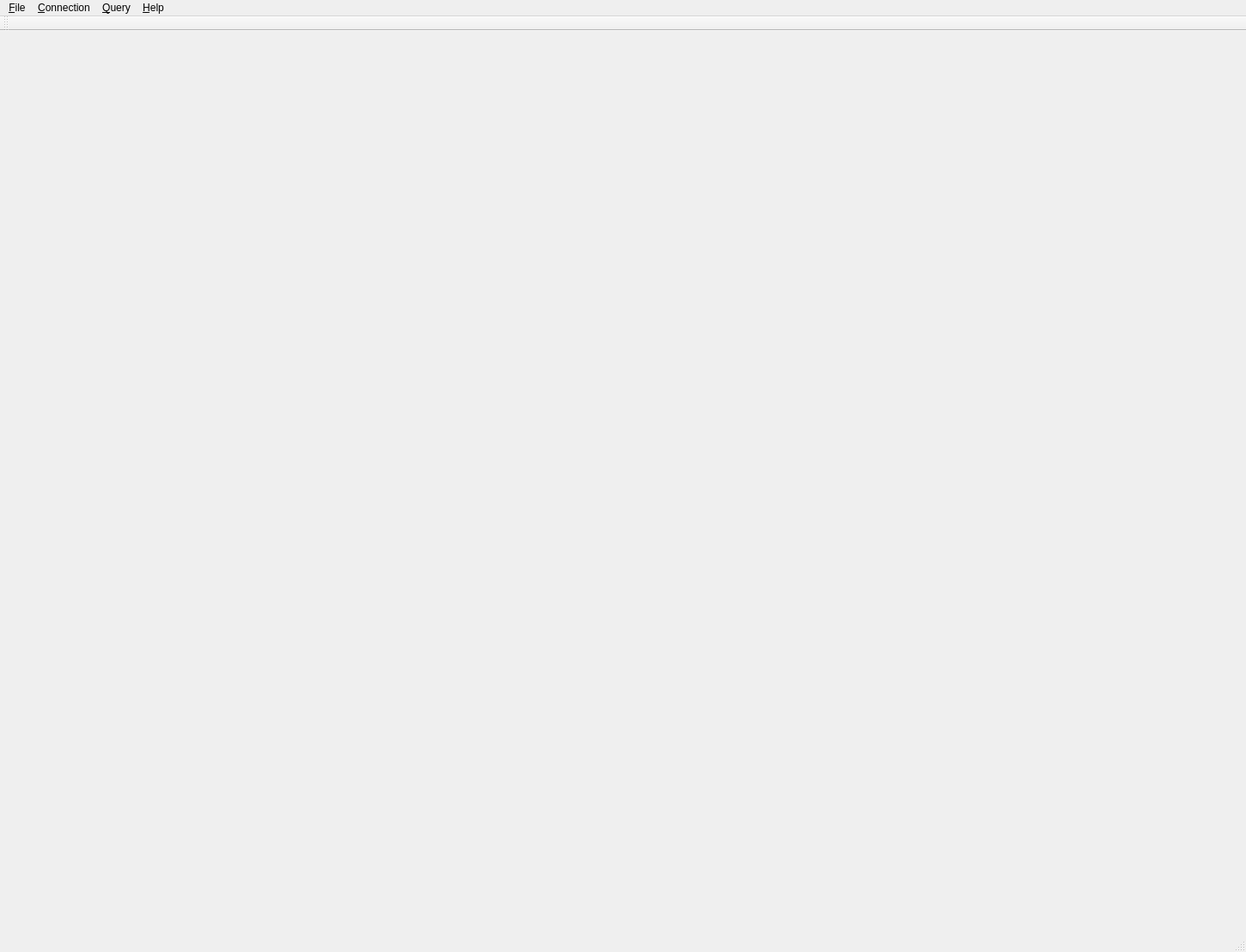
<?xml version="1.0" encoding="UTF-8"?>
<ui version="4.0">
 <class>MainWindow</class>
 <widget class="QMainWindow" name="MainWindow">
  <property name="geometry">
   <rect>
    <x>0</x>
    <y>0</y>
    <width>1450</width>
    <height>1108</height>
   </rect>
  </property>
  <property name="sizePolicy">
   <sizepolicy hsizetype="Preferred" vsizetype="Expanding">
    <horstretch>0</horstretch>
    <verstretch>0</verstretch>
   </sizepolicy>
  </property>
  <property name="windowTitle">
   <string>Goat</string>
  </property>
  <property name="windowIcon">
   <iconset resource="../resources/icons.qrc">
    <normaloff>:/icons/silk/icons/silk/database.png</normaloff>:/icons/silk/icons/silk/database.png</iconset>
  </property>
  <widget class="QWidget" name="centralWidget">
   <layout class="QVBoxLayout" name="verticalLayout_2">
    <item>
     <layout class="QVBoxLayout" name="verticalLayout">
      <item>
       <widget class="QTabWidget" name="tabBarConnections">
        <property name="focusPolicy">
         <enum>Qt::NoFocus</enum>
        </property>
        <property name="tabShape">
         <enum>QTabWidget::Rounded</enum>
        </property>
        <property name="currentIndex">
         <number>-1</number>
        </property>
        <property name="elideMode">
         <enum>Qt::ElideNone</enum>
        </property>
        <property name="documentMode">
         <bool>true</bool>
        </property>
        <property name="tabsClosable">
         <bool>true</bool>
        </property>
        <property name="tabBarAutoHide">
         <bool>false</bool>
        </property>
       </widget>
      </item>
     </layout>
    </item>
   </layout>
  </widget>
  <widget class="QMenuBar" name="menuBar">
   <property name="geometry">
    <rect>
     <x>0</x>
     <y>0</y>
     <width>1450</width>
     <height>28</height>
    </rect>
   </property>
   <widget class="QMenu" name="menuFile">
    <property name="title">
     <string>&amp;File</string>
    </property>
    <addaction name="actionNewFile"/>
    <addaction name="actionOpenFile"/>
    <addaction name="actionSaveFile"/>
    <addaction name="actionSaveFileAs"/>
    <addaction name="actionCloseFile"/>
    <addaction name="actionExit"/>
   </widget>
   <widget class="QMenu" name="menuHelp">
    <property name="title">
     <string>&amp;Help</string>
    </property>
    <addaction name="actionAbout"/>
   </widget>
   <widget class="QMenu" name="menuConnection">
    <property name="title">
     <string>&amp;Connection</string>
    </property>
    <addaction name="actionConnection_Manager"/>
   </widget>
   <widget class="QMenu" name="menuQuery">
    <property name="title">
     <string>&amp;Query</string>
    </property>
    <addaction name="actionQueryBlockAtCursor"/>
    <addaction name="actionQueryFile"/>
   </widget>
   <addaction name="menuFile"/>
   <addaction name="menuConnection"/>
   <addaction name="menuQuery"/>
   <addaction name="menuHelp"/>
  </widget>
  <widget class="QStatusBar" name="statusBar"/>
  <widget class="QToolBar" name="toolBar">
   <property name="sizePolicy">
    <sizepolicy hsizetype="Preferred" vsizetype="Preferred">
     <horstretch>0</horstretch>
     <verstretch>0</verstretch>
    </sizepolicy>
   </property>
   <property name="minimumSize">
    <size>
     <width>0</width>
     <height>0</height>
    </size>
   </property>
   <property name="windowTitle">
    <string>Main Toolbar</string>
   </property>
   <property name="iconSize">
    <size>
     <width>16</width>
     <height>16</height>
    </size>
   </property>
   <attribute name="toolBarArea">
    <enum>TopToolBarArea</enum>
   </attribute>
   <attribute name="toolBarBreak">
    <bool>false</bool>
   </attribute>
  </widget>
  <action name="actionExit">
   <property name="icon">
    <iconset resource="../resources/icons.qrc">
     <normaloff>:/icons/silk/icons/silk/cross.png</normaloff>:/icons/silk/icons/silk/cross.png</iconset>
   </property>
   <property name="text">
    <string>&amp;Exit</string>
   </property>
   <property name="shortcut">
    <string>Ctrl+Q</string>
   </property>
  </action>
  <action name="actionAbout">
   <property name="icon">
    <iconset resource="../resources/icons.qrc">
     <normaloff>:/icons/silk/icons/silk/information.png</normaloff>:/icons/silk/icons/silk/information.png</iconset>
   </property>
   <property name="text">
    <string>&amp;About</string>
   </property>
  </action>
  <action name="actionNewFile">
   <property name="icon">
    <iconset resource="../resources/icons.qrc">
     <normaloff>:/icons/silk/icons/silk/page_white.png</normaloff>:/icons/silk/icons/silk/page_white.png</iconset>
   </property>
   <property name="text">
    <string>&amp;New File</string>
   </property>
   <property name="shortcut">
    <string>Ctrl+N</string>
   </property>
  </action>
  <action name="actionOpenFile">
   <property name="enabled">
    <bool>true</bool>
   </property>
   <property name="icon">
    <iconset resource="../resources/icons.qrc">
     <normaloff>:/icons/silk/icons/silk/folder.png</normaloff>:/icons/silk/icons/silk/folder.png</iconset>
   </property>
   <property name="text">
    <string>&amp;Open File</string>
   </property>
   <property name="shortcut">
    <string>Ctrl+O</string>
   </property>
  </action>
  <action name="actionSaveFile">
   <property name="enabled">
    <bool>false</bool>
   </property>
   <property name="icon">
    <iconset resource="../resources/icons.qrc">
     <normaloff>:/icons/silk/icons/silk/disk.png</normaloff>:/icons/silk/icons/silk/disk.png</iconset>
   </property>
   <property name="text">
    <string>&amp;Save File</string>
   </property>
   <property name="shortcut">
    <string>Ctrl+S</string>
   </property>
  </action>
  <action name="actionNewConnection">
   <property name="text">
    <string>&amp;New Connection</string>
   </property>
  </action>
  <action name="actionEditConnection">
   <property name="enabled">
    <bool>false</bool>
   </property>
   <property name="text">
    <string>&amp;Edit Connection</string>
   </property>
  </action>
  <action name="actionDeleteConnection">
   <property name="enabled">
    <bool>false</bool>
   </property>
   <property name="text">
    <string>&amp;Delete Connection</string>
   </property>
  </action>
  <action name="actionOpenConnection">
   <property name="enabled">
    <bool>false</bool>
   </property>
   <property name="text">
    <string>&amp;Open Connection</string>
   </property>
  </action>
  <action name="actionCloseConnection">
   <property name="enabled">
    <bool>false</bool>
   </property>
   <property name="text">
    <string>&amp;Close Connection</string>
   </property>
  </action>
  <action name="actionQueryBlockAtCursor">
   <property name="enabled">
    <bool>false</bool>
   </property>
   <property name="icon">
    <iconset resource="../resources/icons.qrc">
     <normaloff>:/icons/silk/icons/silk/script_code.png</normaloff>:/icons/silk/icons/silk/script_code.png</iconset>
   </property>
   <property name="text">
    <string>&amp;Query Block At Cursor</string>
   </property>
   <property name="shortcut">
    <string>Ctrl+Return</string>
   </property>
  </action>
  <action name="actionQueryFile">
   <property name="enabled">
    <bool>false</bool>
   </property>
   <property name="text">
    <string>Query &amp;File</string>
   </property>
   <property name="shortcut">
    <string>Alt+X</string>
   </property>
  </action>
  <action name="actionCloseFile">
   <property name="text">
    <string>&amp;Close File</string>
   </property>
   <property name="shortcut">
    <string>Ctrl+W</string>
   </property>
  </action>
  <action name="actionSaveFileAs">
   <property name="enabled">
    <bool>false</bool>
   </property>
   <property name="icon">
    <iconset resource="../resources/icons.qrc">
     <normaloff>:/icons/silk/icons/silk/drive_disk.png</normaloff>:/icons/silk/icons/silk/drive_disk.png</iconset>
   </property>
   <property name="text">
    <string>Save &amp;File As...</string>
   </property>
   <property name="shortcut">
    <string>Ctrl+Shift+S</string>
   </property>
  </action>
  <action name="actionConnection_Manager">
   <property name="icon">
    <iconset resource="../resources/icons.qrc">
     <normaloff>:/icons/silk/icons/silk/database_gear.png</normaloff>:/icons/silk/icons/silk/database_gear.png</iconset>
   </property>
   <property name="text">
    <string>Connection &amp;Manager</string>
   </property>
  </action>
 </widget>
 <layoutdefault spacing="6" margin="11"/>
 <resources>
  <include location="../resources/icons.qrc"/>
 </resources>
 <connections/>
</ui>
